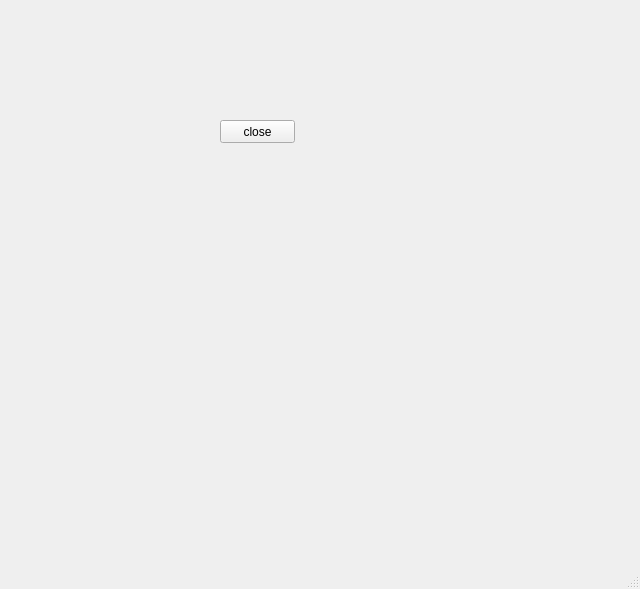
<?xml version="1.0" encoding="UTF-8"?>
<ui version="4.0">
 <class>MainWindow</class>
 <widget class="QMainWindow" name="MainWindow">
  <property name="geometry">
   <rect>
    <x>0</x>
    <y>0</y>
    <width>640</width>
    <height>589</height>
   </rect>
  </property>
  <property name="windowTitle">
   <string>MainWindow</string>
  </property>
  <widget class="QWidget" name="centralwidget">
   <widget class="QPushButton" name="pushButton">
    <property name="geometry">
     <rect>
      <x>220</x>
      <y>120</y>
      <width>75</width>
      <height>23</height>
     </rect>
    </property>
    <property name="text">
     <string>close</string>
    </property>
   </widget>
  </widget>
  <widget class="QMenuBar" name="menubar">
   <property name="geometry">
    <rect>
     <x>0</x>
     <y>0</y>
     <width>640</width>
     <height>23</height>
    </rect>
   </property>
  </widget>
  <widget class="QStatusBar" name="statusbar"/>
 </widget>
 <resources/>
 <connections>
  <connection>
   <sender>pushButton</sender>
   <signal>clicked()</signal>
   <receiver>MainWindow</receiver>
   <slot>close()</slot>
   <hints>
    <hint type="sourcelabel">
     <x>271</x>
     <y>155</y>
    </hint>
    <hint type="destinationlabel">
     <x>331</x>
     <y>260</y>
    </hint>
   </hints>
  </connection>
 </connections>
</ui>
